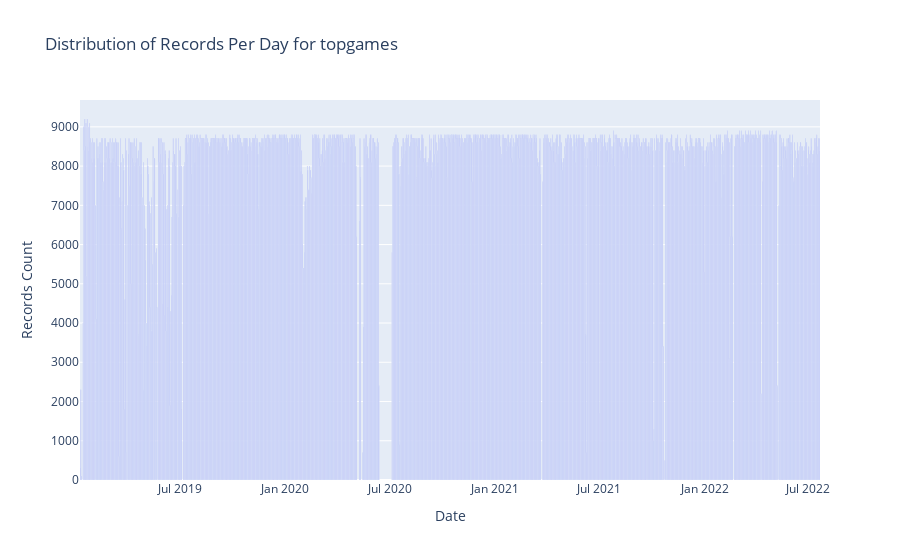

The notebook cell this image was saved under:
### Markdown cell above
## These are the number of entries we have per day for the `topgames` Mongo collection.  Each query returns the current top 100 games being played.  This is run every 15 minutes.

### Code cell
# https://plot.ly/python/bar-charts/

data = [Bar(
        x=grouped_df['date'],
        y=grouped_df['count']
    )]

layout = Layout(
        title='Distribution of Records Per Day for topgames',
        xaxis=dict(
            title='Date'
        ),
        yaxis=dict(
            title='Records Count'
        )
    )

fig = Figure(data=data, layout=layout)

iplot(fig)

### Figure 1 — Plotly figure (JSON) as saved in the notebook; plotly's stock layout.template omitted (floating-point values rounded to 4 significant figures; data arrays with more than 128 entries replaced by an {"elided": "..."} marker saying what was removed)
{"data": [{"type": "bar", "x": {"elided": "1243 str values"}, "y": {"elided": "1243 int values"}}], "layout": {"title": {"text": "Distribution of Records Per Day for topgames"}, "xaxis": {"title": {"text": "Date"}}, "yaxis": {"title": {"text": "Records Count"}}}}
